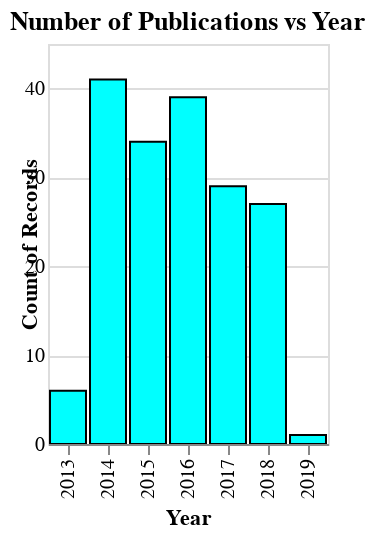

Vega-Lite specification for this chart:
### Vega specification from a JSON file in a GitHub repository (floating-point values rounded to 4 significant figures; data arrays with more than 128 entries replaced by an {"elided": "..."} marker saying what was removed)
{"$schema": "https://vega.github.io/schema/vega/v5.json", "autosize": "pad", "padding": 5, "height": 200, "title": {"text": {"signal": "changeTitle"}, "frame": "group"}, "style": "cell", "data": [{"name": "source_0", "values": {"elided": "177 records"}}, {"name": "data_1", "source": "source_0", "transform": [{"type": "formula", "as": "int_month", "expr": "parseInt(datum.month) - 1"}, {"type": "formula", "as": "new_month", "expr": "isValid(datum.int_month) ? timeFormat(datetime(2000, datum.int_month), '%b') : 'Unk'"}, {"type": "formula", "as": "xfield", "expr": "select ? datum.new_month : datum.year"}, {"type": "filter", "expr": "select ? select.xfield == datum.year : datum"}, {"type": "collect", "sort": {"field": ["year", "int_month"], "order": ["ascending", "ascending"]}}]}, {"name": "data_0", "source": "data_1", "transform": [{"type": "aggregate", "groupby": ["xfield"], "ops": ["count"], "fields": [null], "as": ["__count"]}]}], "signals": [{"name": "x_step", "value": 20}, {"name": "width", "update": "bandspace(domain('x').length, 0.1, 0.05) * x_step"}, {"name": "select", "value": null, "on": [{"events": "click", "update": "select ? null : datum"}, {"events": "dblclick", "update": "null"}]}, {"name": "change", "update": "select ? 'Month' : 'Year' "}, {"name": "changeTitle", "value": "Number of Publications vs Year", "update": "select ? 'Number of Publications vs Month' + ' (' + select.xfield + ')' : 'Number of Publications vs Year'"}], "marks": [{"name": "marks", "type": "rect", "style": ["bar"], "from": {"data": "data_0"}, "encode": {"update": {"fill": {"value": "#00FFFF"}, "stroke": {"value": "black"}, "cursor": {"value": "pointer"}, "tooltip": [{"test": "!select", "signal": "{\"Year\": ''+datum[\"xfield\"], \"Count of Records\": format(datum[\"__count\"], \"\")}"}, {"signal": "{\"Month\": ''+datum[\"xfield\"], \"Count of Records\": format(datum[\"__count\"], \"\")}"}], "x": {"scale": "x", "field": "xfield"}, "width": {"scale": "x", "band": true}, "y": {"scale": "y", "field": "__count"}, "y2": {"scale": "y", "value": 0}}}}], "scales": [{"name": "x", "type": "band", "domain": {"data": "data_0", "field": "xfield"}, "range": {"step": {"signal": "x_step"}}, "paddingInner": 0.1, "paddingOuter": 0.05}, {"name": "y", "type": "linear", "domain": {"data": "data_0", "field": "__count"}, "range": [{"signal": "height"}, 0], "nice": true, "zero": true}], "axes": [{"scale": "x", "orient": "bottom", "grid": false, "title": {"signal": "change"}, "labelAlign": "right", "labelAngle": 270, "labelBaseline": "middle", "zindex": 1, "labels": true}, {"scale": "y", "orient": "left", "grid": true, "title": "Count of Records", "labelOverlap": false, "tickCount": {"signal": "ceil(height/40)"}, "zindex": 0, "domain": false, "labels": true, "maxExtent": 0, "minExtent": 0, "ticks": false}], "config": {}}
